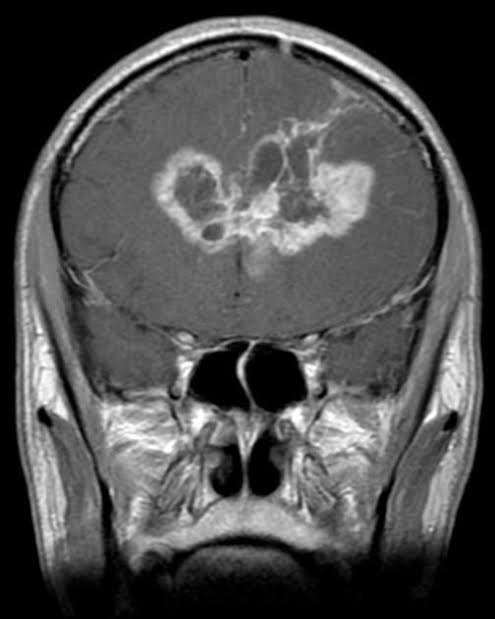
#> input picture detection_app/image1.jpg, 495 x 619 px
$ python -i segmentation.py   (imports and definitions only)
#> lines starting #> are read from the running program, lines starting #| are printed output that depends on the picture; after the words box and inside, x2 and y2 are one past the last pixel; in counts of white or black regions, pixels touching at a corner belong together
#> further down, picture is the input picture: shape (619, 495, 3); min 0, max 255, mean 78.6
import numpy as np
import cv2 as cv


import cv2 as cv

import matplotlib.pyplot as plt


img=0
curimg=0
def segment(image):
  # image=cv.imread(image)
  img=np.array(image)
  curimg=np.array(img)
  gray = cv.cvtColor(np.array(img), cv.COLOR_BGR2GRAY)
  ret,thresh = cv.threshold(gray, 0, 255, cv.THRESH_BINARY_INV + cv.THRESH_OTSU)
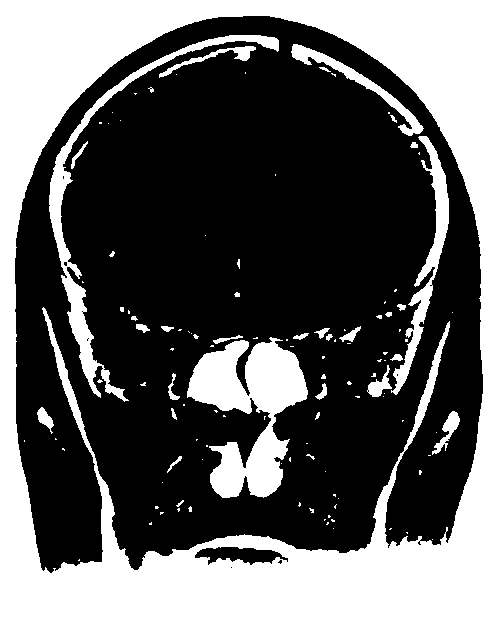
#> thresh: shape (619, 495); 36.9% white; 118 white regions (85 under 20 px), largest, box (x1, y1, x2, y2) and area: (0, 0, 495, 619) 90342, (187, 337, 308, 498) 9831, (49, 35, 279, 402) 5170
#> ret = 64
  kernel = np.ones((3, 3), np.uint8)
  opening = cv.morphologyEx(thresh, cv.MORPH_OPEN,kernel, iterations=2)
#> opening: shape (619, 495); 35.7% white; 29 white regions, largest, box (x1, y1, x2, y2) and area: (0, 0, 495, 619) 88185, (187, 340, 308, 415) 6264, (210, 426, 287, 498) 3398
  curimg = opening
  sure_bg = cv.dilate(curimg, kernel, iterations=3)
#> sure_bg: shape (619, 495); 43% white; 13 white regions, largest, box (x1, y1, x2, y2) and area: (0, 0, 495, 619) 96279, (184, 337, 311, 501) 12619, (46, 32, 282, 401) 9624
  dist_transform = cv.distanceTransform(curimg, cv.DIST_L2, 5)
  ret, sure_fg = cv.threshold(dist_transform, 0.7 * dist_transform.max(), 255, 0)
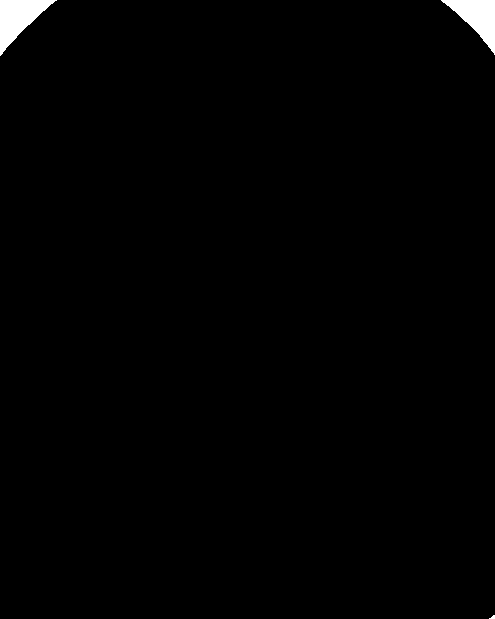
#> sure_fg: shape (619, 495) float32; 0.94% white; 3 white regions (1 under 20 px), largest, box (x1, y1, x2, y2) and area: (0, 0, 57, 56) 1498, (441, 0, 495, 55) 1356
#> ret = 85.82
  sure_fg = np.uint8(sure_fg)
  unknown = cv.subtract(sure_bg, sure_fg)
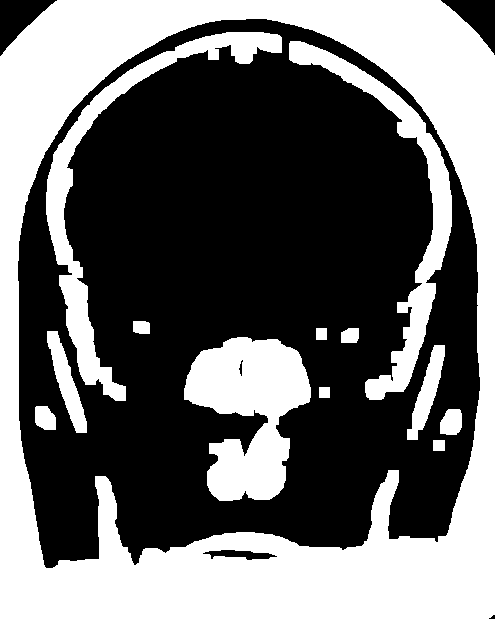
#> unknown: shape (619, 495); 42.1% white; 13 white regions, largest, box (x1, y1, x2, y2) and area: (0, 0, 495, 619) 93410, (184, 337, 311, 501) 12619, (46, 32, 282, 401) 9624
  ret, markers = cv.connectedComponents(sure_fg)
#> markers: shape (619, 495) int32; 4 distinct labels, from 0 to 3
#> ret = 4
  markers = markers + 1
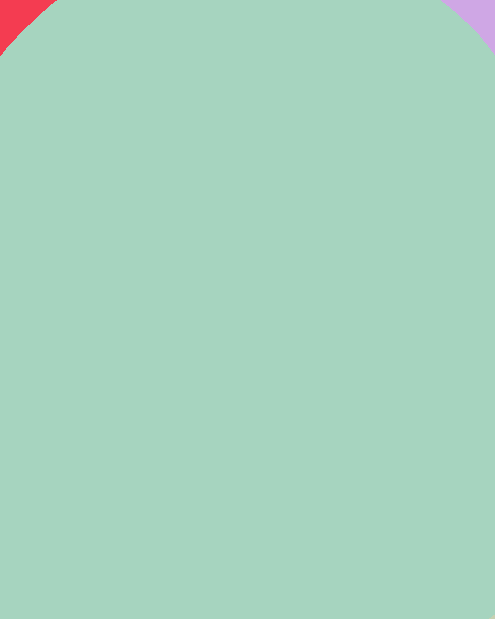
#> markers: shape (619, 495) int32; 4 distinct labels, from 1 to 4; one colour per label, 0 black
  # Now mark the region of unknown with zero
  markers[unknown == 255] = 0
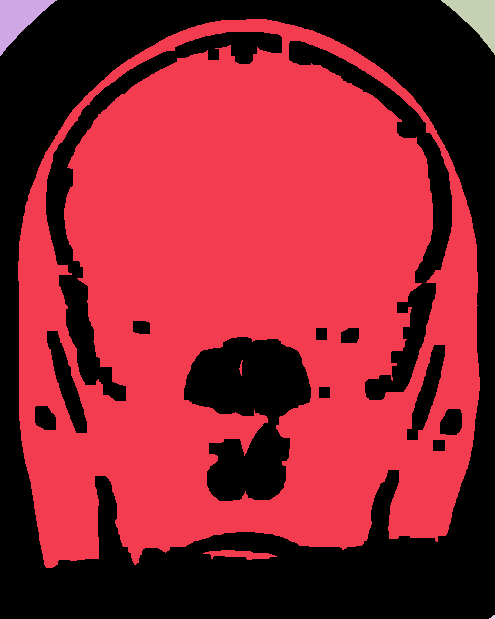
#> markers: shape (619, 495) int32; 5 distinct labels, from 0 to 4; one colour per label, 0 black
  markers = cv.watershed(img, markers)
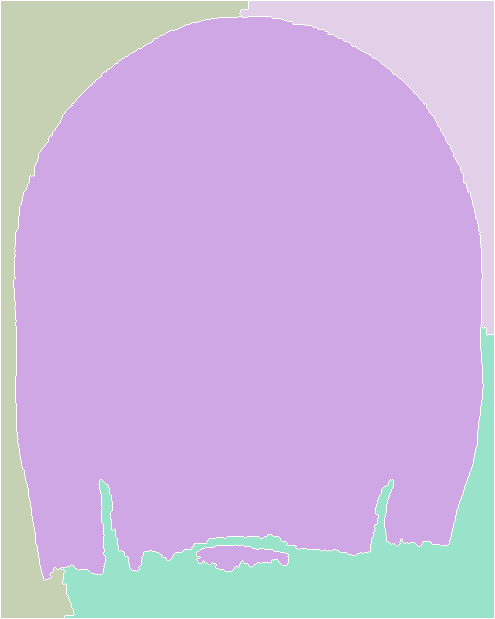
#> markers: shape (619, 495) int32; 5 distinct labels, from -1 to 4; one colour per label, 0 black, -1 white
  img[markers == -1] = [255, 0, 0]
#> img: shape (619, 495, 3); 1.5% of pixels changed, all inside (x1, y1, x2, y2) = (0, 0, 495, 619)

  tumorImage = cv.cvtColor(img, cv.COLOR_HSV2BGR)
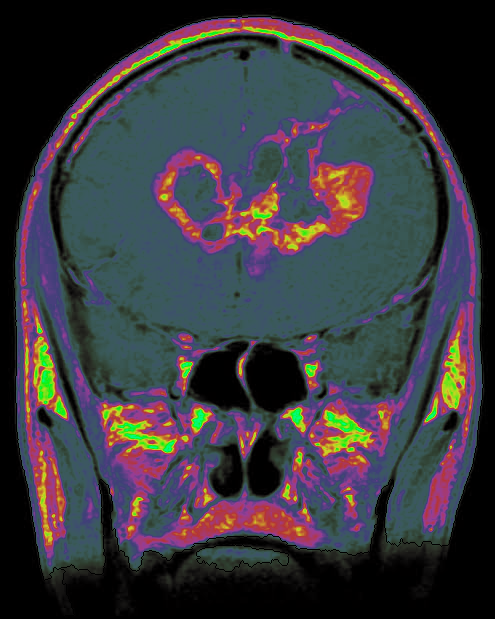
#> tumorImage: shape (619, 495, 3); mean B, G, R 62.3, 55.8, 57.7
  curimg = tumorImage
  return curimg

>>> import cv2
>>> picture = cv2.imread('image1.jpg')
>>> result = segment(picture)
